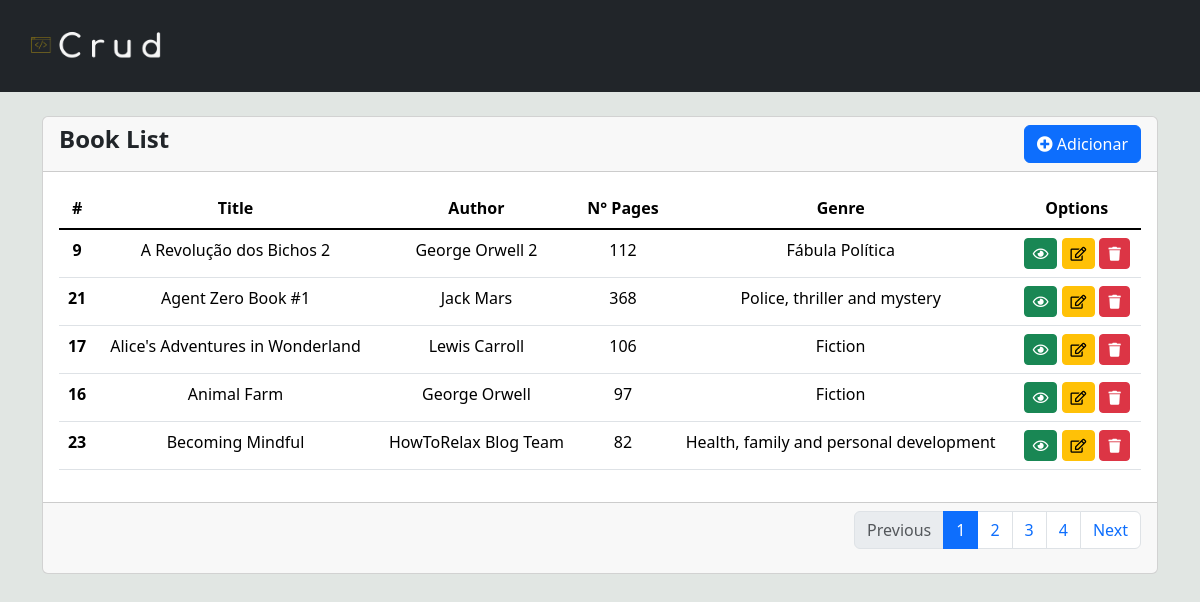
Screenshot of /App/view/home.php with the database file from the repository.
### tables this page shows
CREATE TABLE `tb_livros` (
  `id` int(11) NOT NULL,
  `title` varchar(255) DEFAULT NULL,
  `author` varchar(255) NOT NULL,
  `pages` int(11) DEFAULT NULL,
  `genre` varchar(100) NOT NULL
);

### Core/connection.php (called while the page is built, shortened)
<?php
class Connection {
    protected function openDB()
    {
        $options = array(PDO::ATTR_DEFAULT_FETCH_MODE => PDO::FETCH_OBJ, PDO::ATTR_ERRMODE => PDO::ERRMODE_EXCEPTION);
        $dns = DB_TYPE . ':host=' . DB_HOST . ";dbname=" . DB_BOOKS;
        try {
            $this->pdo = new PDO($dns, DB_USER, DB_PASSWORD, $options);
        } catch (PDOException $e) {
             echo '<div align="center"><b>Message: </b>'.$e->getMessage();
             echo '<br><b>Code</b>: '.$e->getCode().'<br>';
             echo '<b>File</b>: '.$e->getFile();
             echo '<br><b>Line: </b>'.$e->getLine();
             die('<br><br><hr><h3>Create the database<br>and try connecting again<h3></div>');
        }
    }
}
?>

### App/Models/Model.php (called while the page is built, shortened)
<?php
require_once '../../Core/connection.php';
class Model extends Connection {
    public function getListPages($firstPage, $numberOfItems) {
        $sql = "SELECT * FROM tb_livros ORDER BY title LIMIT :firstPage, :numberOfItems";
        $stmt = $this->pdo->prepare($sql);
        $stmt->bindValue(':firstPage', $firstPage, PDO::PARAM_INT);
        $stmt->bindValue(':numberOfItems', $numberOfItems, PDO::PARAM_INT);
        $stmt->execute();
        return $stmt->fetchAll(PDO::FETCH_ASSOC);
    }
    public function getTotalCount() {
        $sql = "SELECT COUNT(*) as total FROM tb_livros";
        $stmt = $this->pdo->query($sql);
        return $stmt->fetch(PDO::FETCH_ASSOC)['total'];
    }
}
?>

### App/Controllers/listController.php (the view, shortened to what this page needs)
<?php
class ListController {
    private $bookModel;
    public function __construct() {
        $this->bookModel = new BookModel();
    }
    public function getTableRows($page, $numberOfItems) {
        $firstPage = ($numberOfItems * $page) - $numberOfItems;
        $rows = $this->bookModel->getListPages($firstPage, $numberOfItems);
        $tableRows = '';
        foreach ($rows as $value) {
            $tableRows .= "<tr>";
            $tableRows .= "<th>".$value['id'] ."</th>";
            $tableRows .= "<td>".$value['title'] ."</td>";
            $tableRows .= "<td>".$value['author'] ."</td>";
            $tableRows .= "<td>".$value['pages'] ."</td>";
            $tableRows .= "<td>".$value['genre'] ."</td>";
            $tableRows .= "<td>
            <a class='btn btn-sm btn-success' href='readBook.php?id=".$value['id']."'><i class='far fa-eye'></i></a>
            <a class='btn btn-sm btn-warning' href='editBook.php?id=".$value['id']."'><i class='far fa-edit'></i></a>
            <a class='btn btn-sm btn-danger' href='../Controllers/deleteController.php?id=".$value['id']."'><i class='fas fa-trash'></i></a>
            </td>";
            $tableRows .= "</tr>";
        }
        return $tableRows;
    }
    public function getPagination($page, $numberOfItems) {
        $totalPages = $this->getTotalPages($numberOfItems);
        $pagination = '<nav aria-label="Page navigation example">';
        $pagination .= '<ul class="pagination justify-content-end">';
        $pagination .= '<li class="page-item '.($page <= 1 ? 'disabled' : '').'">';
        $pagination .= '<a class="page-link" href="?page='.($page - 1).'">Previous</a>';
        $pagination .= '</li>';
        for ($i = 1; $i <= $totalPages; $i++) {
            $pagination .= '<li class="page-item '.($page == $i ? 'active' : '').'">';
            $pagination .= '<a class="page-link" href="?page='.$i.'">'.$i.'</a>';
            $pagination .= '</li>';
        }
        $pagination .= '<li class="page-item '.($page >= $totalPages ? 'disabled' : '').'">';
        $pagination .= '<a class="page-link" href="?page='.($page + 1).'">Next</a>';
        $pagination .= '</li>';
        $pagination .= '</ul>';
        $pagination .= '</nav>';
        return $pagination;
    }
    public function getTotalPages($numberOfItems) {
        $totalItems = $this->bookModel->getTotalCount();
        return ceil($totalItems / $numberOfItems);
    }
}
?>

### App/View/Templates/navbar.php (shortened to what this page needs)
<!doctype html>
<html lang="en">
<head>
    <link href="https://cdn.jsdelivr.net/npm/bootstrap@5.2.3/dist/css/bootstrap.min.css" rel="stylesheet"
>
    <link href="https://cdn.jsdelivr.net/npm/bootstrap@5.3.3/dist/css/bootstrap.min.css" rel="stylesheet"
>
    <link rel="stylesheet" href="https://cdnjs.cloudflare.com/ajax/libs/font-awesome/5.12.0-2/css/all.min.css"
 />
    <link rel="stylesheet" href="https://cdnjs.cloudflare.com/ajax/libs/toastr.js/latest/toastr.min.css" />
    <link rel="stylesheet" href="../../Public/assets/css/style.css">
</head>
<body>
    <nav class="navbar navbar-dark bg-dark">
        <a class="navbar-brand mx-4" href="">
            <img src="../../Public/assets/img/logo2.png" alt="" width="20%" height="auto">
        </a>
    </nav>

### App/View/home.php (shortened to what this page needs)
<?php
require_once '../Controllers/listController.php';
require_once 'Templates/pagination.php';
$page = isset($_GET['page']) ? (int)$_GET['page'] : 1;
$numberOfItems = 5;
$tableView = new TableView($page, $numberOfItems);
$paginationView = new PaginationView($page, $numberOfItems);
?>
<?php include('Templates/navbar.php');?>
<div class="container mt-4">
    <div class="row">
        <div class="col-md-12">
            <div class="card">
                <div class="card-header">
                    <h4 class="fw-bold"> Book List
                        <a href="addBook.php" class="btn btn-primary float-end " data-toggle="modal" data-target="">
                            <i class="fas fa-plus-circle"></i>
                            Adicionar</a>
                    </h4>
                </div>
                <div class="card-body overflow-auto">
                    <table class="table table-hover text-center">
                        <thead class="">
                            <tr>
                                <th scope="col">#</th>
                                <th scope="col">Title</th>
                                <th scope="col">Author</th>
                                <th scope="col">N° Pages</th>
                                <th scope="col">Genre</th>
                                <th>Options</th>
                            </tr>
                        </thead>
                        <tbody class="table-group-divider">
                            <?php $tableView->render(); ?>
                        </tbody>
                    </table>
                </div>
                <div class="card-footer">
                    <?php $paginationView->render(); ?>
                </div>
            </div>
        </div>
    </div>
</div>
</body>
</html>

### App/View/Templates/pagination.php
<?php
require_once '../Controllers/listController.php';
class TableView {
  private $controller;
  private $page;
  private $numberOfItems;
  public function __construct($page, $numberOfItems) {
      $this->controller = new ListController();
      $this->page = $page;
      $this->numberOfItems = $numberOfItems;
  }
  public function render() {
      echo $this->controller->getTableRows($this->page, $this->numberOfItems);
  }
}
class PaginationView {
  private $controller;
  private $page;
  private $numberOfItems;
  public function __construct($page, $numberOfItems) {
      $this->controller = new ListController();
      $this->page = $page;
      $this->numberOfItems = $numberOfItems;
  }
  public function render() {
      echo $this->controller->getPagination($this->page, $this->numberOfItems);
  }
}
?>

### Public/assets/css/style.css (style rules this page uses)
* { margin: 0; padding: 0; box-sizing: border-box; }
body { background-color: #e1e6e3; }

### rows the page displays
tb_livros: id "9", title "A Revolução dos Bichos 2", author "George Orwell 2", pages "112", genre "Fábula Política"
tb_livros: id "21", title "Agent Zero Book #1", author "Jack Mars", pages "368", genre "Police, thriller and mystery"
tb_livros: id "17", title "Alice's Adventures in Wonderland", author "Lewis Carroll", pages "106", genre "Fiction"
tb_livros: id "16", title "Animal Farm", author "George Orwell", pages "97", genre "Fiction"
tb_livros: id "23", title "Becoming Mindful", author "HowToRelax Blog Team", pages "82", genre "Health, family and personal development"
